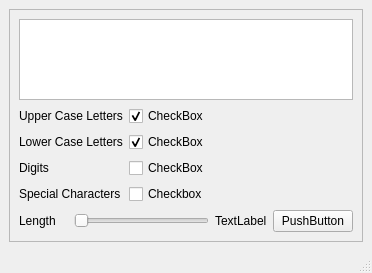
<?xml version="1.0" encoding="UTF-8"?>
<ui version="4.0">
 <class>MainWindow</class>
 <widget class="QMainWindow" name="MainWindow">
  <property name="geometry">
   <rect>
    <x>0</x>
    <y>0</y>
    <width>343</width>
    <height>273</height>
   </rect>
  </property>
  <property name="windowTitle">
   <string>MainWindow</string>
  </property>
  <widget class="QWidget" name="centralwidget">
   <layout class="QGridLayout" name="gridLayout">
    <item row="0" column="0">
     <widget class="QFrame" name="frame">
      <property name="frameShape">
       <enum>QFrame::StyledPanel</enum>
      </property>
      <property name="frameShadow">
       <enum>QFrame::Raised</enum>
      </property>
      <layout class="QGridLayout" name="gridLayout_3">
       <item row="0" column="0">
        <layout class="QGridLayout" name="gridLayout_2">
         <item row="0" column="0" colspan="5">
          <widget class="QPlainTextEdit" name="plainTextEdit"/>
         </item>
         <item row="1" column="0" colspan="2">
          <widget class="QLabel" name="label">
           <property name="text">
            <string>Upper Case Letters</string>
           </property>
          </widget>
         </item>
         <item row="1" column="2">
          <widget class="QCheckBox" name="checkBox">
           <property name="text">
            <string>CheckBox</string>
           </property>
           <property name="checked">
            <bool>true</bool>
           </property>
          </widget>
         </item>
         <item row="2" column="0" colspan="2">
          <widget class="QLabel" name="label_2">
           <property name="text">
            <string>Lower Case Letters</string>
           </property>
          </widget>
         </item>
         <item row="2" column="2">
          <widget class="QCheckBox" name="checkBox_2">
           <property name="text">
            <string>CheckBox</string>
           </property>
           <property name="checked">
            <bool>true</bool>
           </property>
          </widget>
         </item>
         <item row="3" column="0" colspan="2">
          <widget class="QLabel" name="label_3">
           <property name="text">
            <string>Digits</string>
           </property>
          </widget>
         </item>
         <item row="3" column="2">
          <widget class="QCheckBox" name="checkBox_3">
           <property name="text">
            <string>CheckBox</string>
           </property>
          </widget>
         </item>
         <item row="4" column="0" colspan="2">
          <widget class="QLabel" name="label_4">
           <property name="text">
            <string>Special Characters</string>
           </property>
          </widget>
         </item>
         <item row="4" column="2">
          <widget class="QCheckBox" name="checkBox_4">
           <property name="text">
            <string>Checkbox</string>
           </property>
          </widget>
         </item>
         <item row="5" column="0">
          <widget class="QLabel" name="label_5">
           <property name="text">
            <string>Length</string>
           </property>
          </widget>
         </item>
         <item row="5" column="1" colspan="2">
          <widget class="QSlider" name="horizontalSlider">
           <property name="maximum">
            <number>200</number>
           </property>
           <property name="orientation">
            <enum>Qt::Horizontal</enum>
           </property>
          </widget>
         </item>
         <item row="5" column="3">
          <widget class="QLabel" name="label_6">
           <property name="text">
            <string>TextLabel</string>
           </property>
          </widget>
         </item>
         <item row="5" column="4">
          <widget class="QPushButton" name="pushButton">
           <property name="text">
            <string>PushButton</string>
           </property>
          </widget>
         </item>
        </layout>
       </item>
      </layout>
     </widget>
    </item>
   </layout>
  </widget>
  <widget class="QMenuBar" name="menubar">
   <property name="geometry">
    <rect>
     <x>0</x>
     <y>0</y>
     <width>343</width>
     <height>21</height>
    </rect>
   </property>
  </widget>
  <widget class="QStatusBar" name="statusbar"/>
 </widget>
 <resources/>
 <connections/>
</ui>
